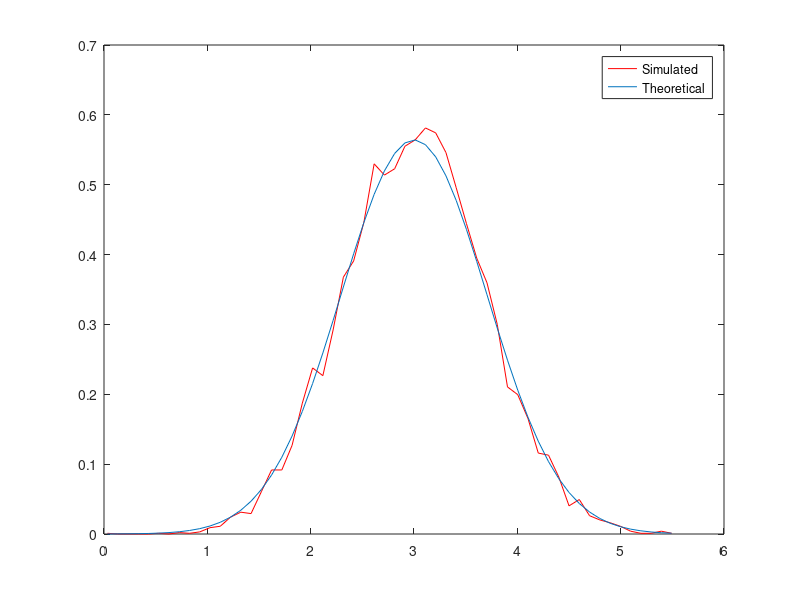

The MATLAB script that drew this image:
clearvars; clc; close all; format long;

% input variables
A = 3;
r = 0.2;
N = 100;
sigma_squared = 0.5;
MC = 10000;

% initialize r^n matix since we will use it several times
n = 0:N-1;
R = transpose(r.^n);

% calculate CRLB where CRLB = var(estimator_A) = sigma^2 / sum(R)
CRLB = sigma_squared / dot(R, R');
disp(strcat('CRLB is:', num2str(CRLB)));

% initialize estimations array
estimations = zeros(MC, 1);
for mc = 1:MC
    % calculate simulated X values where X is Nx1 matrix
    X = A * R + sqrt(sigma_squared) * randn(N, 1);
    % fill up estimations according to the estimator we found:
    estimations(mc, 1) = dot(X, R') / dot(R, R');
end

% calculate the stats of the estimator
stats = [mean(estimations) var(estimations)];
disp(strcat('estimated mean : ', num2str(stats(1))));
disp(strcat('estimated variance : ', num2str(stats(2))));

bias_sum = 0;
for mc = 1:MC
    bias_sum = bias_sum + estimations(mc, 1) - A;
end
bias = bias_sum / MC;
disp(strcat('estimated bias : ', num2str(bias)));

% display histogram of the estimator
[n x] = hist(estimations, 56);
plot(x, n / (sum(n) * (x(2) - x(1))), 'r-', x, normpdf(x, A, sqrt(sigma_squared)));
legend('Simulated', 'Theoretical');
